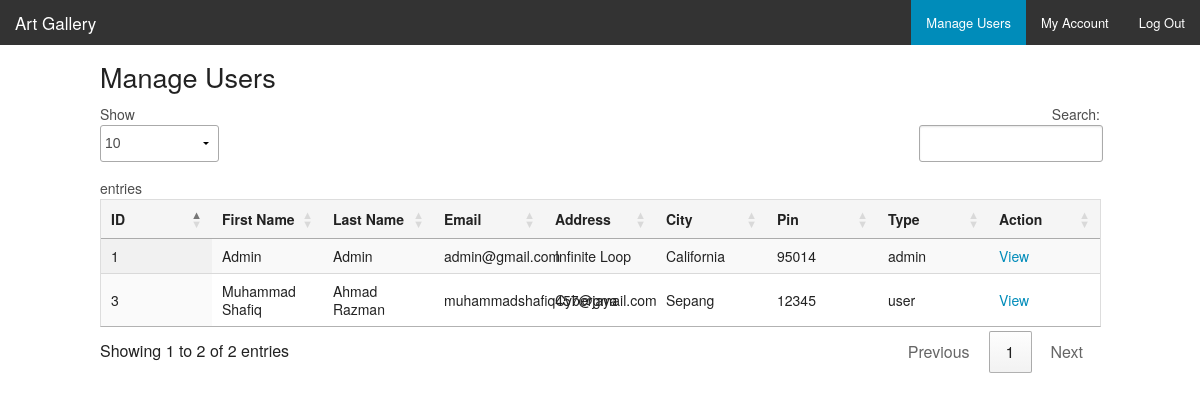
/admin/manage_users.php (signed in), run on the app's committed database.
### tables this page shows
CREATE TABLE `users` (
  `id` int(11) NOT NULL,
  `fname` varchar(255) NOT NULL,
  `lname` varchar(255) NOT NULL,
  `address` varchar(255) NOT NULL,
  `city` varchar(100) NOT NULL,
  `pin` int(6) NOT NULL,
  `email` varchar(255) NOT NULL,
  `password` varchar(15) NOT NULL,
  `type` varchar(20) NOT NULL DEFAULT 'user'
);

### admin/manage_users.php (the view, shortened to what this page needs)
<?php
include '../config.php';
?>
<!doctype html>
<html class="no-js" lang="en">
<head>
  <link rel="stylesheet" href="../css/foundation.css" />
  <link rel="stylesheet" href="https://cdn.datatables.net/1.10.25/css/jquery.dataTables.min.css" />
</head>
<body>
  <nav class="top-bar" data-topbar role="navigation">
    <ul class="title-area">
      <li class="name">
        <h1><a href="index.php">Art Gallery</a></h1>
      </li>
    </ul>
    <section class="top-bar-section">
      <ul class="right">
        <li class="active"><a href="manage_users.php">Manage Users</a></li>
        <?php
        if (isset($_SESSION['username'])) {
          echo '<li><a href="../account.php">My Account</a></li>';
          echo '<li><a href="../logout.php">Log Out</a></li>';
        } else {
          echo '<li><a href="login.php">Log In</a></li>';
          echo '<li><a href="register.php">Register</a></li>';
        }
        ?>
      </ul>
    </section>
  </nav>
  <div class="row" style="margin-top:10px;">
    <div class="large-12">
      <h3>Manage Users</h3>
      <table id="userTable" class="display">
        <thead>
          <tr>
            <th>ID</th>
            <th>First Name</th>
            <th>Last Name</th>
            <th>Email</th>
            <th>Address</th>
            <th>City</th>
            <th>Pin</th>
            <th>Type</th>
            <th>Action</th>
          </tr>
        </thead>
        <tbody>
          <?php
          $result = $mysqli->query("SELECT * FROM users");
          if ($result) {
            while ($row = $result->fetch_assoc()) {
              echo "<tr>";
              echo "<td>" . $row['id'] . "</td>";
              echo "<td>" . $row['fname'] . "</td>";
              echo "<td>" . $row['lname'] . "</td>";
              echo "<td>" . $row['email'] . "</td>";
              echo "<td>" . $row['address'] . "</td>";
              echo "<td>" . $row['city'] . "</td>";
              echo "<td>" . $row['pin'] . "</td>";
              echo "<td>" . $row['type'] . "</td>";
              echo '<td><a href="view_user.php?id=' . $row['id'] . '">View</a></td>';
              echo "</tr>";
            }
          }
          ?>
        </tbody>
      </table>
    </div>
  </div>
</body>
</html>

### data on the page
users: id "1", fname "Admin", lname "Admin", email "admin@gmail.com", address "Infinite Loop", city "California", pin "95014", type "admin"
users: id "3", fname "Muhammad Shafiq", lname "Ahmad Razman", email "muhammadshafiq457@gmail.com", address "Cyberjaya", city "Sepang", pin "12345", type "user"
